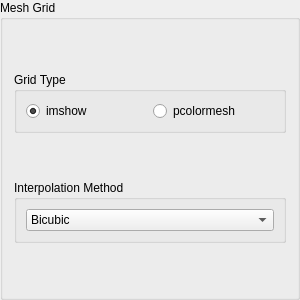
<?xml version="1.0" encoding="UTF-8"?>
<ui version="4.0">
    <class>GroupBox_mash_grid</class>
    <widget class="QGroupBox" name="GroupBox_mash_grid">
        <property name="geometry">
            <rect>
                <x>0</x>
                <y>0</y>
                <width>300</width>
                <height>300</height>
            </rect>
        </property>
        <property name="sizePolicy">
            <sizepolicy hsizetype="Preferred" vsizetype="Fixed">
                <horstretch>0</horstretch>
                <verstretch>0</verstretch>
            </sizepolicy>
        </property>
        <property name="windowTitle">
            <string>GroupBox</string>
        </property>
        <property name="title">
            <string>Mesh Grid</string>
        </property>
        <layout class="QVBoxLayout" name="verticalLayout">
            <item>
                <widget class="QGroupBox" name="groupBox">
                    <property name="sizePolicy">
                        <sizepolicy hsizetype="Preferred" vsizetype="Fixed">
                            <horstretch>0</horstretch>
                            <verstretch>0</verstretch>
                        </sizepolicy>
                    </property>
                    <property name="toolTip">
                        <string>&lt;html&gt;&lt;head/&gt;&lt;body&gt;&lt;p&gt;Type of Grids in the plot&lt;/p&gt;&lt;/body&gt;&lt;/html&gt;</string>
                    </property>
                    <property name="title">
                        <string>Grid Type</string>
                    </property>
                    <layout class="QHBoxLayout" name="horizontalLayout">
                        <item>
                            <widget class="QRadioButton" name="radioButton_imshow">
                                <property name="toolTip">
                                    <string>&lt;html&gt;&lt;head/&gt;&lt;body&gt;&lt;p&gt;plots the data as an image and
                                        can be interpolated, though the image is sstretched to the station spacing and
                                        plot_period, the cells remain of equal size, so the interpolation might be a
                                        little skewed.&lt;/p&gt;&lt;/body&gt;&lt;/html&gt;
                                    </string>
                                </property>
                                <property name="text">
                                    <string>imshow</string>
                                </property>
                                <property name="checked">
                                    <bool>true</bool>
                                </property>
                            </widget>
                        </item>
                        <item>
                            <widget class="QRadioButton" name="radioButton_pcolormesh">
                                <property name="toolTip">
                                    <string>&lt;html&gt;&lt;head/&gt;&lt;body&gt;&lt;p&gt;plot the data on an irregular
                                        grid, but with no interpolation, which results an accurate location of
                                        resistivity values.&lt;/p&gt;&lt;/body&gt;&lt;/html&gt;
                                    </string>
                                </property>
                                <property name="text">
                                    <string>pcolormesh</string>
                                </property>
                            </widget>
                        </item>
                    </layout>
                </widget>
            </item>
            <item>
                <widget class="QGroupBox" name="groupBox_interpolation_method">
                    <property name="sizePolicy">
                        <sizepolicy hsizetype="Preferred" vsizetype="Fixed">
                            <horstretch>0</horstretch>
                            <verstretch>0</verstretch>
                        </sizepolicy>
                    </property>
                    <property name="toolTip">
                        <string>&lt;html&gt;&lt;head/&gt;&lt;body&gt;&lt;p&gt;defines the interpolation method if gride
                            style is 'imshow'.&lt;/p&gt;&lt;p&gt;&lt;br/&gt;&lt;/p&gt;&lt;p&gt;'Nearest' is same as
                            pcolormesh except the lateral boxes are equal size instead of set in a grid like pcolormesh.
                            imshow just gives a smoother interpretation of pseudosection.&lt;/p&gt;&lt;/body&gt;&lt;/html&gt;
                        </string>
                    </property>
                    <property name="title">
                        <string>Interpolation Method</string>
                    </property>
                    <layout class="QVBoxLayout" name="verticalLayout_2">
                        <item>
                            <widget class="QComboBox" name="comboBox_interpolation_method">
                                <property name="currentIndex">
                                    <number>3</number>
                                </property>
                                <item>
                                    <property name="text">
                                        <string>None</string>
                                    </property>
                                </item>
                                <item>
                                    <property name="text">
                                        <string>Nearest</string>
                                    </property>
                                </item>
                                <item>
                                    <property name="text">
                                        <string>Bilinear</string>
                                    </property>
                                </item>
                                <item>
                                    <property name="text">
                                        <string>Bicubic</string>
                                    </property>
                                </item>
                                <item>
                                    <property name="text">
                                        <string>Spline16</string>
                                    </property>
                                </item>
                                <item>
                                    <property name="text">
                                        <string>Spline36</string>
                                    </property>
                                </item>
                                <item>
                                    <property name="text">
                                        <string>Hanning</string>
                                    </property>
                                </item>
                                <item>
                                    <property name="text">
                                        <string>Hamming</string>
                                    </property>
                                </item>
                                <item>
                                    <property name="text">
                                        <string>Hermite</string>
                                    </property>
                                </item>
                                <item>
                                    <property name="text">
                                        <string>Kaiser</string>
                                    </property>
                                </item>
                                <item>
                                    <property name="text">
                                        <string>Guadric</string>
                                    </property>
                                </item>
                                <item>
                                    <property name="text">
                                        <string>Catrom</string>
                                    </property>
                                </item>
                                <item>
                                    <property name="text">
                                        <string>Gaussian</string>
                                    </property>
                                </item>
                                <item>
                                    <property name="text">
                                        <string>Bessel</string>
                                    </property>
                                </item>
                                <item>
                                    <property name="text">
                                        <string>Mitchell</string>
                                    </property>
                                </item>
                                <item>
                                    <property name="text">
                                        <string>Sinc</string>
                                    </property>
                                </item>
                                <item>
                                    <property name="text">
                                        <string>Lanczos</string>
                                    </property>
                                </item>
                            </widget>
                        </item>
                    </layout>
                    <zorder>groupBox</zorder>
                    <zorder>comboBox_interpolation_method</zorder>
                </widget>
            </item>
        </layout>
    </widget>
    <resources/>
    <connections/>
</ui>
